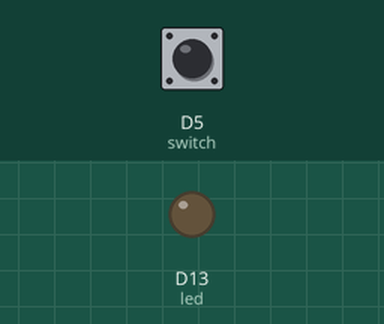
Bench run of a program on a simulated CircuitPython board. On the bench: output pins drawn as LEDs (lit = HIGH). The inputs (shaded band) are chosen by the test bench; at power-on: D5 (switch) HIGH.

Above: at 1.2 s.
1.3 s: D5 (switch) pulled LOW for 0.15 s
At 1.38 s:
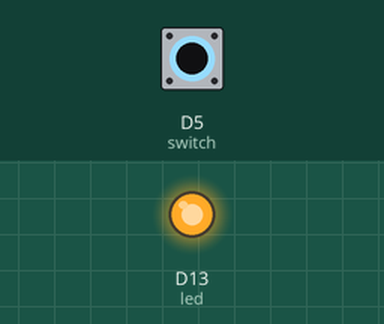
2.9 s: D5 (switch) pulled LOW for 3.2 s
At 6.6 s:
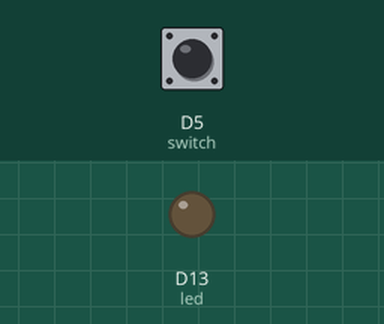
Timing chart, 0 to 8.1 s (numbered marks = the images above; inputs shaded):
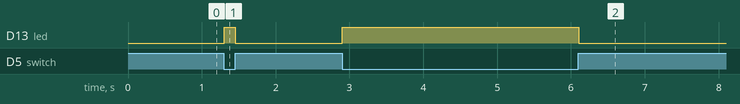

Measured:
- after the input at 1.3 s, D13 (led): LOW → HIGH at once, → LOW 0.15 s later
- after the input at 2.9 s, D13 (led): LOW → HIGH at once, → LOW 3.2 s later

The program:

digitalInOut.py
```python
import time # librería delay
import board # librería de placas
from digitalio import DigitalInOut, Direction, Pull  # importar función entrada y salida y pull-ups

led = DigitalInOut(board.D13) # definir pin de LED
led.direction = Direction.OUTPUT # definir salida

switch = DigitalInOut(board.D5)  # definir pin boton
switch.direction = Direction.INPUT # definir entrada
switch.pull = Pull.UP # definir pull up

while True: # loop
    if switch.value:
        led.value = False
    else:
        led.value = True

    time.sleep(0.01)  # delay anti rebote
```
